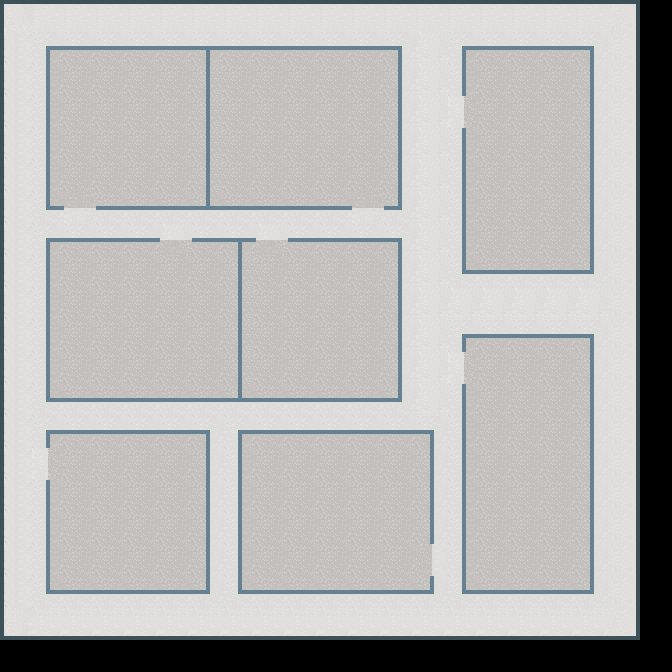

A 2D game scene composited from a Tiled map and its tileset images. What follows is a short description and the map's XML, with each tile layer's data collapsed to a summary:
An orthogonal 21x21 tile map with 32x32 px tiles, 1 tile layer (Tile Layer 1), 2 tilesets and 10 objects.

<map version="1.0" orientation="orthogonal" width="21" height="21" tilewidth="32" tileheight="32">
 <tileset firstgid="1" name="Classroom" tilewidth="32" tileheight="32">
  <image source="tilesets/Classroom.png" width="128" height="128" />
 </tileset>
 <tileset firstgid="17" name="Walls" tilewidth="32" tileheight="32">
  <image source="tilesets/Walls.png" width="128" height="128" />
 </tileset>
 <layer name="Tile Layer 1" width="21" height="21">
  <data>[441 cells, 400 non-empty, 25 distinct tile ids]</data>
 </layer>
 <objectgroup name="Collisions" width="21" height="21">
  <object x="464" y="94">
   <polyline points="0,0 -1,-47 127,-47 127,177 -1,177 -1,34" />
  </object>
  <object x="384" y="208">
   <polyline points="0,0 16,0 16,-160 -337,-161 -336,-1 -323,0" />
  </object>
  <object x="97" y="207">
   <polyline points="0,0 254,0" />
  </object>
  <object x="207" y="207">
   <polyline points="0,0 0,-158" />
  </object>
  <object x="288" y="240">
   <polyline points="0,0 111,-1 112,160 -241,160 -241,-1 -130,-1" />
  </object>
  <object x="192" y="239">
   <polyline points="0,0 62,0" />
  </object>
  <object x="240" y="239">
   <polyline points="0,0 0,160" />
  </object>
  <object x="463" y="351">
   <polyline points="0,0 0,-16 129,-16 129,240 0,240 0,35" />
  </object>
  <object x="431" y="542">
   <polyline points="0,0 0,-111 -192,-111 -192,49 0,49 0,35" />
  </object>
  <object x="47" y="445">
   <polyline points="0,0 0,-14 160,-13 161,147 1,146 0,36" />
  </object>
 </objectgroup>
</map>